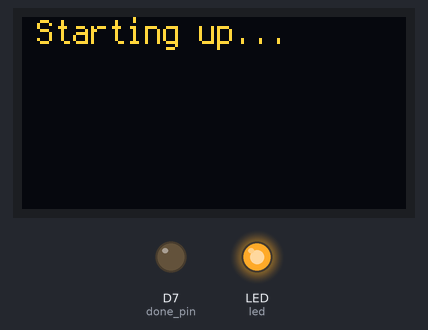
The program below on a simulated CircuitPython board. Shown: 128×64 one-colour display, output pins drawn as LEDs (lit = HIGH). The OLED is the two-colour kind (top 16 rows yellow); pins used as bus, display or sensor lines are not drawn; what the program prints to the serial console is not drawn.

Above: at 0.1 s.
At 9.1 s:
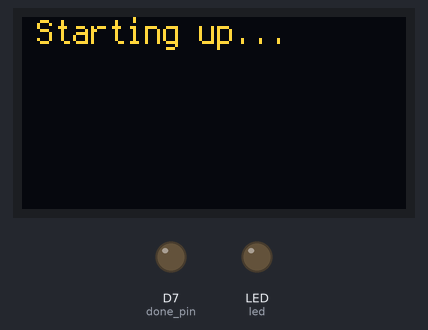
At 12.2 s:
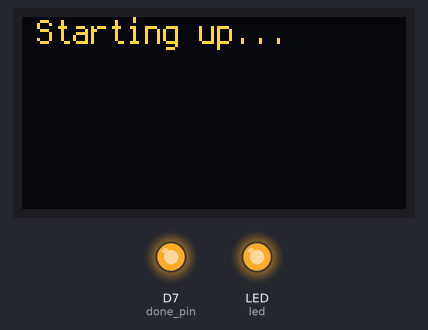
At 13.6 s:
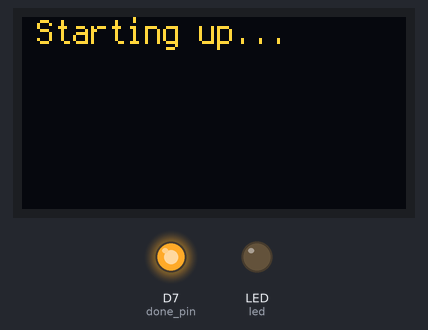
Timing chart, 0 to 130.0 s (numbered marks = the images above):
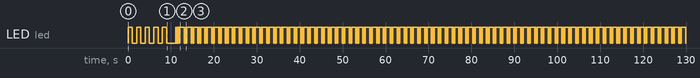

Measured:
- by itself, LED (led): HIGH → LOW at 1.0 s, → HIGH 1.0 s later, → LOW 1.0 s later, → HIGH 1.0 s later, … (311 changes in this stretch)
- by itself, everything shown: repeats every 1.6 s, in 4 steps

The program:

double_uart_itbm4_mesh_send_depth_battery_once_display.py
```python
import board
import busio
import digitalio
import time
from analogio import AnalogIn
import terminalio
import displayio

from adafruit_display_text import label
import adafruit_displayio_ssd1306

try:
    from i2cdisplaybus import I2CDisplayBus
except ImportError:
    from displayio import I2CDisplay as I2CDisplayBus

displayio.release_displays()
i2c = board.I2C()

i2c = board.I2C()  # uses board.SCL and board.SDA
# i2c = board.STEMMA_I2C()  # For using the built-in STEMMA QT connector on a microcontroller
display_bus = I2CDisplayBus(i2c, device_address=0x3C)
display = adafruit_displayio_ssd1306.SSD1306(display_bus, width=128, height=64)

# Make the display context
splash = displayio.Group()
display.root_group = splash


# Draw a label

text="Starting up..."

text_area = label.Label(terminalio.FONT, text=text, color=0xFFFF00, x=5, y=5)
splash.append(text_area)


WAKEUP_TIME_SEC = 5 # if we're the one waking up the meshtastic node, change this to approx 6 sec or greater to give node time to wake up; if meshtastic node already powered, then this can be 0 or 1

# update: we might also set this to 10 just so that people get a reading on initial boot

depth_trigger = digitalio.DigitalInOut(board.D10)
depth_trigger.direction = digitalio.Direction.OUTPUT
depth_trigger.value=False

done_pin = digitalio.DigitalInOut(board.D7)
done_pin.direction = digitalio.Direction.OUTPUT
done_pin.value=False

led = digitalio.DigitalInOut(board.LED)
led.direction = digitalio.Direction.OUTPUT
led.value=False

analog_in = AnalogIn(board.A4)

uart_sense = busio.UART(board.A2, board.A3, baudrate=9600)

uart_mesh = busio.UART(board.TX, board.RX, baudrate=115200, timeout=0)

def get_depth_crude():

    depth=-1

    depth_trigger.value=True
    time.sleep(.1)
    data = uart_sense.reset_input_buffer()
    data = uart_sense.read(32)  # read up to 32 bytes

    if data is not None:

        data_string = ''.join([chr(b) for b in data])
        #print("%r" % data_string)
        items = data_string.split('\r')
        for s in items:
            #print(s,len(s))
            if len(s)==5:
                depth=int(s[1:])

    depth_trigger.value=False
    return(depth)

def get_battery_voltage(pin):
    return (pin.value * 3.3) / 65536 * 2 # even voltage divider

done_pin.value=False

# sleep 5 seconds and show it
for i in range(0,WAKEUP_TIME_SEC):
    led.value=True
    time.sleep(1)
    led.value=False
    time.sleep(1)

# now the depth sensor should be powered

depth=get_depth_crude()
battery = get_battery_voltage(analog_in)

print("depth=",depth)

sendstring = str(depth)+","+str(battery)

print("Sending "+sendstring)

uart_mesh.write(bytes(sendstring, "ascii"))

# 3 fast blinks, sent message to node
for i in range(0,3):
    led.value=True
    time.sleep(.1)
    led.value=False
    time.sleep(.1)

# now pull DONE
done_pin.value=True

while True:
    led.value=True
    time.sleep(.2)
    led.value=False
    time.sleep(.2)
    led.value=True
    time.sleep(1)
    led.value=False
    time.sleep(.2)

#time.sleep(SLEEP_INTERVAL)
```
